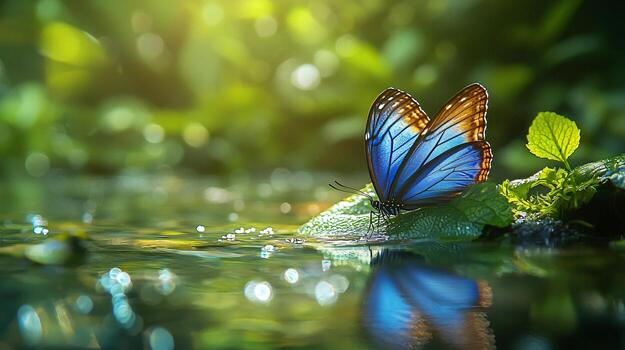
#> input picture Week-2/Task-1/screnshots/image.jpg, 625 x 350 px, found by its file name
$ python image_processing.py
#> lines starting #> are read from the running program, lines starting #| are printed output that depends on the picture
import cv2

img = cv2.imread("image.jpg")
#> img is the input picture: shape (350, 625, 3); mean B, G, R 59.6, 110.2, 90.5


resized = cv2.resize(img, (500, 500))
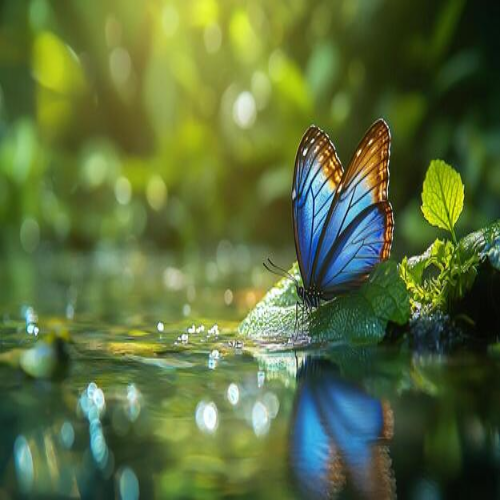
#> resized: shape (500, 500, 3); mean B, G, R 59.5, 110.1, 90.4
cv2.imshow("Resized Image", resized)
cv2.imwrite("resized.jpg", resized)

cropped = img[50:300, 50:300]
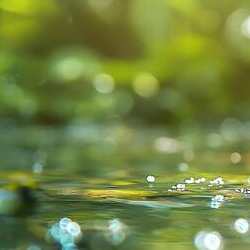
#> cropped: shape (250, 250, 3); mean B, G, R 65.3, 131.3, 113.8
cv2.imshow("Cropped Image", cropped)
cv2.imwrite("cropped.jpg", cropped)

rotated = cv2.rotate(img, cv2.ROTATE_90_CLOCKWISE)
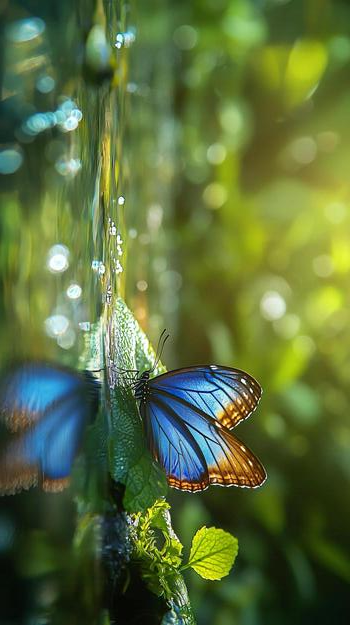
#> rotated: shape (625, 350, 3); mean B, G, R 59.6, 110.2, 90.5
cv2.imshow("Rotated Image", rotated)
cv2.imwrite("rotated.jpg",rotated)

gray = cv2.cvtColor(img, cv2.COLOR_BGR2GRAY)
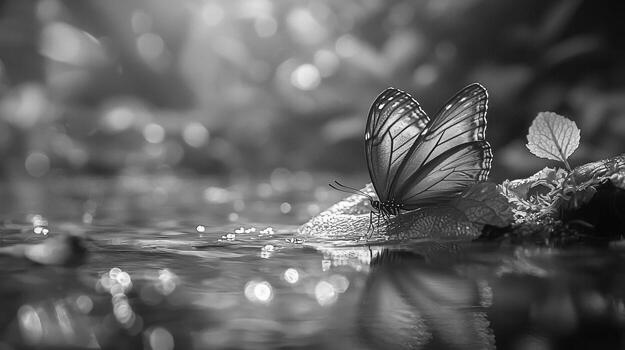
#> gray: shape (350, 625); min 0, max 255, mean 98.5
cv2.imshow("Grayscale Image", gray)
cv2.imwrite("gray.jpg", gray)

blur = cv2.GaussianBlur(gray, (15, 15), 0)
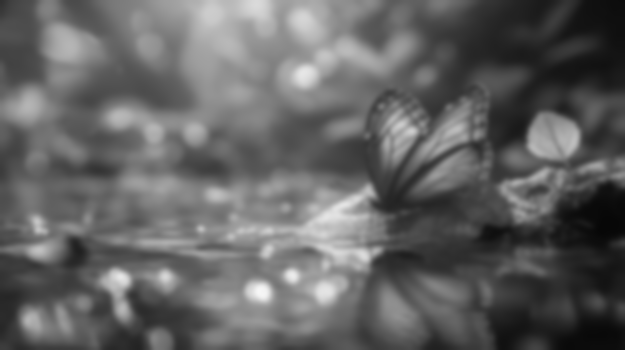
#> blur: shape (350, 625); min 7, max 246, mean 98.5
cv2.imshow("Blurred Image", blur)
cv2.imwrite("blur.jpg", blur)

edges = cv2.Canny(gray, 100, 200)
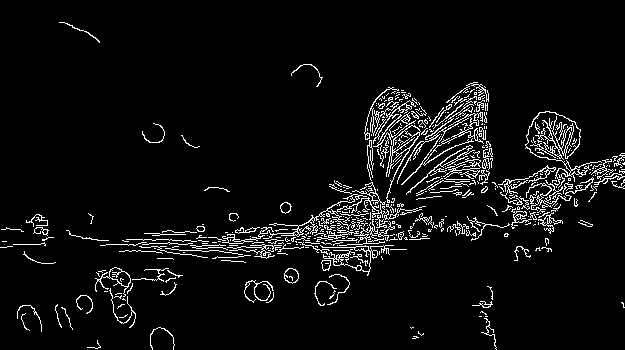
#> edges: shape (350, 625); 5.6% white in thin lines or dots
cv2.imshow("Edge Detection", edges)
cv2.imwrite("edges.jpg", edges)

cv2.waitKey(0)
cv2.destroyAllWindows()
